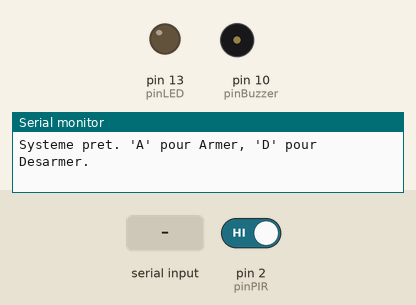
The sketch below on a simulated Arduino Uno, built with avr-gcc and run on an emulated ATmega328P. Parts: output pins drawn as LEDs (lit = HIGH), buzzer (waves = sounding), the last lines printed to the serial monitor. The inputs (shaded band) are chosen by the test bench; at power-on: pin 2 (pinPIR) HIGH.

Above: at 1.2 s.
1.3 s: "A" received over Serial
At 1.7 s:
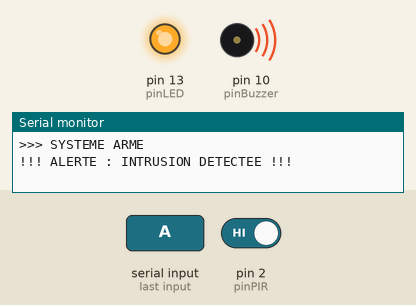
2.8 s: "D" received over Serial
At 4.0 s:
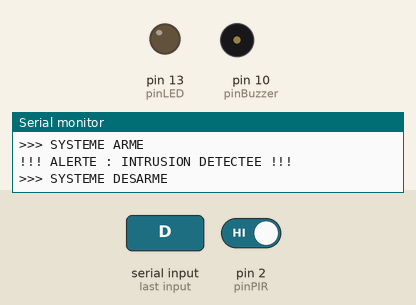
Timing chart, 0 to 5.8 s (numbered marks = the images above; inputs shaded):
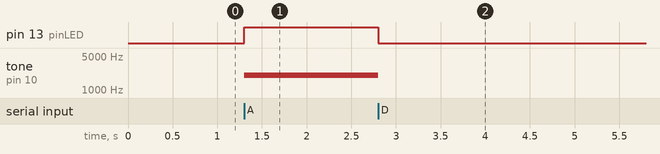

Measured:
- after the input at 1.3 s, pin 13 (pinLED): LOW → HIGH at once; tone on pin 10 (pinBuzzer): silent → 2000 Hz at once
- after the input at 2.8 s, pin 13 (pinLED): HIGH → LOW after 0.00 s instead of 1.5 s; tone on pin 10 (pinBuzzer): 2000 Hz → silent after 0.00 s instead of 1.5 s

The sketch:

Ex2_alarme.ino
```cpp
const int pinPIR = 2;
const int pinLED = 13;
const int pinBuzzer = 10;

bool estArme = false;
bool alarmeActive = false;
unsigned long debutSonnerie = 0;
const long dureeMaxBuzzer = 3000;

void setup() {
  pinMode(pinPIR, INPUT);
  pinMode(pinLED, OUTPUT);
  pinMode(pinBuzzer, OUTPUT);
  Serial.begin(9600);
  Serial.println("Systeme pret. 'A' pour Armer, 'D' pour Desarmer.");
}

void loop() {
  if (Serial.available() > 0) {
    char cmd = Serial.read();
    if (cmd == 'A') {
      estArme = true;
      Serial.println(">>> SYSTEME ARME");
    } else if (cmd == 'D') {
      estArme = false;
      alarmeActive = false;
      digitalWrite(pinLED, LOW);
      noTone(pinBuzzer);
      Serial.println(">>> SYSTEME DESARME");
    }
  }

  int detection = digitalRead(pinPIR);
  if (estArme && detection == HIGH && !alarmeActive) {
    alarmeActive = true;
    debutSonnerie = millis();
    Serial.println("!!! ALERTE : INTRUSION DETECTEE !!!");
  }

  if (alarmeActive) {
    if (millis() - debutSonnerie < dureeMaxBuzzer) {
      digitalWrite(pinLED, HIGH);
      tone(pinBuzzer, 2000);
    } else {
      digitalWrite(pinLED, LOW);
      noTone(pinBuzzer);
      if (digitalRead(pinPIR) == LOW) {
        alarmeActive = false;
      }
    }
  }
}
```
